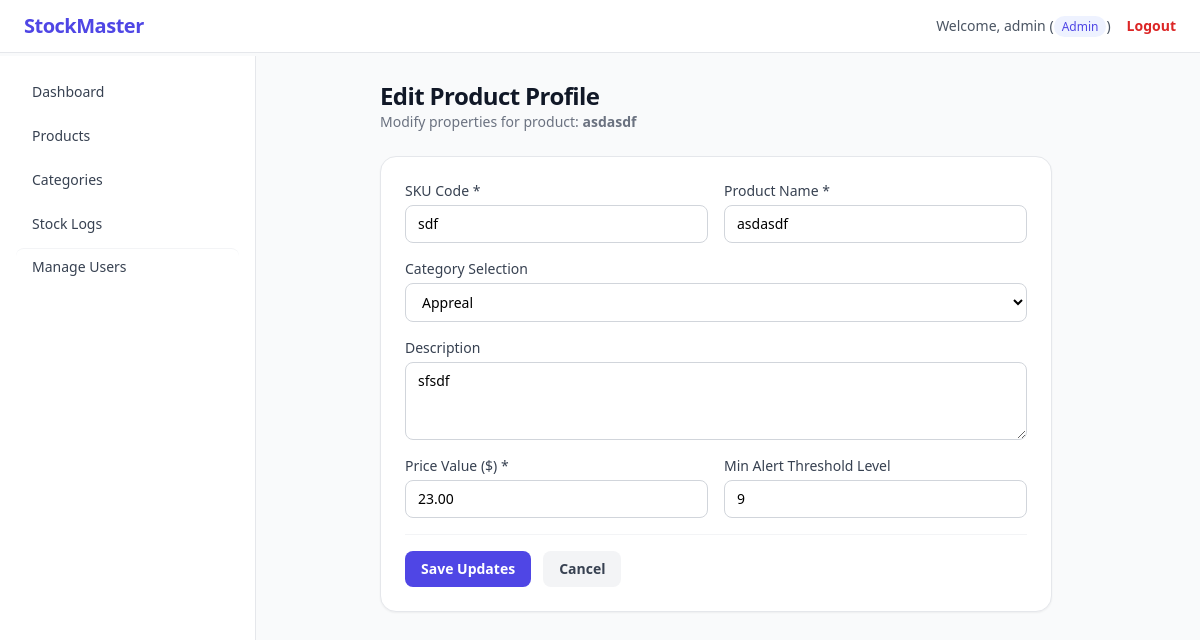
The page /product_edit.php?id=1 (signed in) on the database its author committed.
### tables this page shows
CREATE TABLE `products` (
  `id` int(11) NOT NULL,
  `category_id` int(11) DEFAULT NULL,
  `sku` varchar(50) NOT NULL,
  `name` varchar(150) NOT NULL,
  `description` text DEFAULT NULL,
  `price` decimal(10,2) NOT NULL,
  `quantity` int(11) DEFAULT 0,
  `min_stock_level` int(11) DEFAULT 5,
  `created_at` timestamp NOT NULL DEFAULT current_timestamp(),
  `updated_at` timestamp NOT NULL DEFAULT current_timestamp() ON UPDATE current_timestamp()
);

CREATE TABLE `categories` (
  `id` int(11) NOT NULL,
  `name` varchar(100) NOT NULL,
  `description` text DEFAULT NULL,
  `created_at` timestamp NOT NULL DEFAULT current_timestamp()
);

### product_edit.php (the view, shortened to what this page needs)
<?php
require_once 'config.php';
include 'includes/header.php';
$id = isset($_GET['id']) ? intval($_GET['id']) : 0;
$stmt = $pdo->prepare("SELECT * FROM products WHERE id = ?");
$stmt->execute([$id]);
$product = $stmt->fetch();
$categories = $pdo->query("SELECT * FROM categories ORDER BY name ASC")->fetchAll();
?>
<div class="max-w-2xl mx-auto space-y-6">
    <div>
        <h1 class="text-2xl font-bold text-gray-900 tracking-tight">Edit Product Profile</h1>
        <p class="text-sm text-gray-500">Modify properties for product: <b><?= htmlspecialchars($product['name']); ?></b></p>
    </div>
    <form action="product_edit.php?id=<?= $id; ?>" method="POST" class="bg-white p-6 rounded-2xl border border-gray-200 shadow-sm space-y-4">
        <div class="grid grid-cols-1 sm:grid-cols-2 gap-4">
            <div>
                <label class="block text-sm font-medium text-gray-700">SKU Code *</label>
                <input type="text" name="sku" value="<?= htmlspecialchars($product['sku']); ?>" required class="mt-1 block w-full px-3 py-2 border border-gray-300 rounded-lg text-sm focus:ring-indigo-500">
            </div>
            <div>
                <label class="block text-sm font-medium text-gray-700">Product Name *</label>
                <input type="text" name="name" value="<?= htmlspecialchars($product['name']); ?>" required class="mt-1 block w-full px-3 py-2 border border-gray-300 rounded-lg text-sm focus:ring-indigo-500">
            </div>
        </div>
        <div>
            <label class="block text-sm font-medium text-gray-700">Category Selection</label>
            <select name="category_id" class="mt-1 block w-full px-3 py-2 border border-gray-300 rounded-lg text-sm focus:ring-indigo-500 bg-white">
                <?php foreach ($categories as $cat): ?>
                    <option value="<?= $cat['id']; ?>" <?= $cat['id'] == $product['category_id'] ? 'selected' : ''; ?>><?= htmlspecialchars($cat['name']); ?></option>
                <?php endforeach; ?>
            </select>
        </div>
        <div>
            <label class="block text-sm font-medium text-gray-700">Description</label>
            <textarea name="description" rows="3" class="mt-1 block w-full px-3 py-2 border border-gray-300 rounded-lg text-sm focus:ring-indigo-500"><?= htmlspecialchars($product['description']); ?></textarea>
        </div>
        <div class="grid grid-cols-1 sm:grid-cols-2 gap-4">
            <div>
                <label class="block text-sm font-medium text-gray-700">Price Value ($) *</label>
                <input type="number" step="0.01" name="price" value="<?= $product['price']; ?>" required class="mt-1 block w-full px-3 py-2 border border-gray-300 rounded-lg text-sm focus:ring-indigo-500">
            </div>
            <div>
                <label class="block text-sm font-medium text-gray-700">Min Alert Threshold Level</label>
                <input type="number" name="min_stock_level" value="<?= $product['min_stock_level']; ?>" min="0" class="mt-1 block w-full px-3 py-2 border border-gray-300 rounded-lg text-sm focus:ring-indigo-500">
            </div>
        </div>
        <div class="pt-4 border-t border-gray-100 flex gap-3">
            <button type="submit" class="py-2 px-4 text-sm font-semibold rounded-lg text-white bg-indigo-600 hover:bg-indigo-700 transition">Save Updates</button>
            <a href="products.php" class="py-2 px-4 text-sm font-semibold rounded-lg text-gray-700 bg-gray-100 hover:bg-gray-200 transition">Cancel</a>
        </div>
    </form>
</div>
<?php include 'includes/footer.php'; ?>

### rows shown on the page
products: name "asdasdf", sku "sdf", category_id "Appreal", description "sfsdf", price "23.00", min_stock_level "9"

### other values the page prints
$_SESSION['username'] "admin"
$_SESSION['role'] "Admin"
